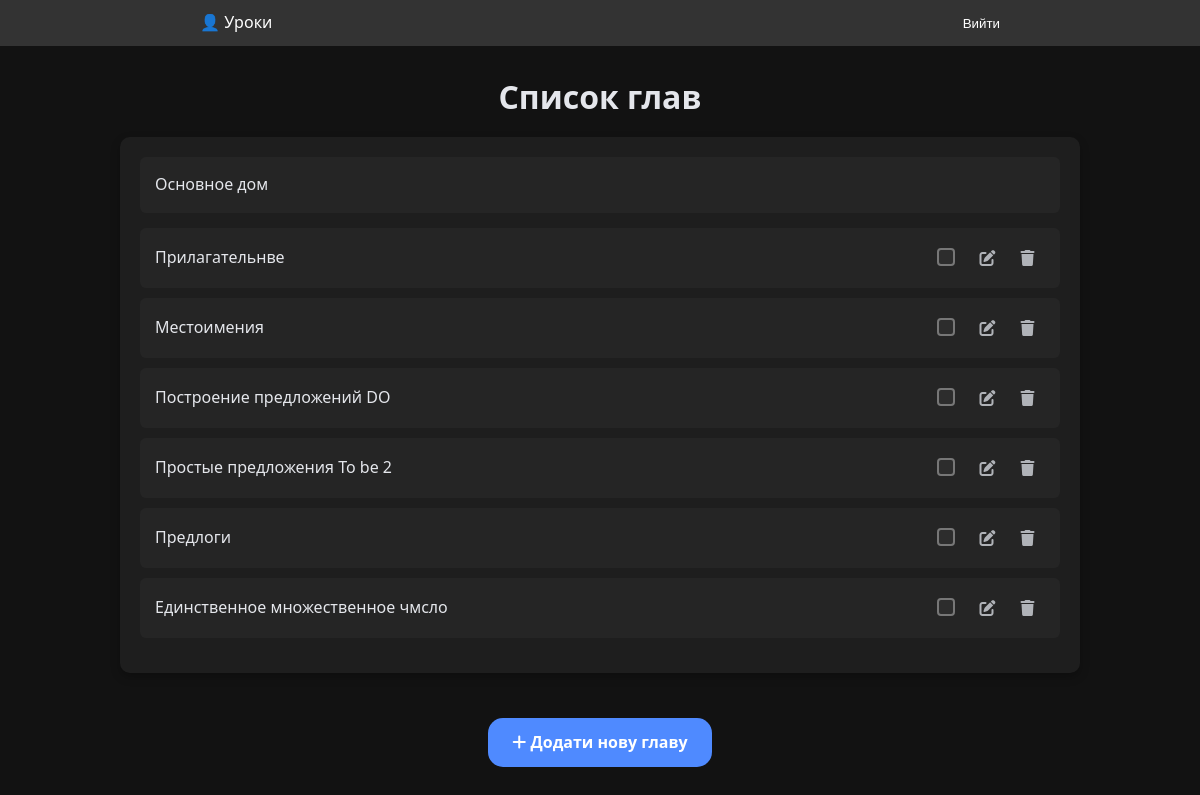
Screenshot of / (signed in) with the database file from the repository.
### trainer/models.py (models this page shows, shortened)
class Section(models.Model):
    name = models.CharField(max_length=255)
    user = models.ForeignKey(User, on_delete=models.CASCADE, blank=True, null=True)

### trainer/views.py (the view)
# urls.py: path('', views.section, name='index'),
@login_required(login_url="/login/")
def section(request):
    sections = Section.objects.filter(user__isnull=True)
    user_sections = Section.objects.filter(user=request.user)
    section_content_type = ContentType.objects.get_for_model(Section)
    selected_section_ids = UserSelection.objects.filter(
        user=request.user,
        content_type=section_content_type,
        object_id__in=[s.id for s in user_sections]
    ).values_list('object_id', flat=True)
    return render(
        request,
        "sections.html",
        context={
            "sections": sections,
            "user_sections": user_sections,
            "selected_section_ids": set(selected_section_ids),
        },
    )

### trainer/templates/sections.html (shortened to what this page needs)
{% extends "base.html" %}
{% block extra_styles %}
<link rel="stylesheet" href="/static/css/rooms.css">
<link rel="stylesheet" href="https://cdnjs.cloudflare.com/ajax/libs/font-awesome/6.1.1/css/all.min.css">
{% endblock %}
{% block content %}
<div class="container">
    <h1>Список глав</h1>
    {% if sections %}
    <div class="section-card">
        <ul class="room-list" id="roomList">
            {% for section in sections %}
            <a href="{% url 'chapters' section.id %}">
                <li class="room-item">
                    <span>{{ section.name }}</span>
                </li>
            </a>
            {% endfor %}
        </ul>
    {% endif %}
        <ul class="room-list" id="roomUserList">
            {% if user_sections %}
                {% for section in user_sections %}
                    <li class="room-item" data-room-id="{{ section.id }}">
                        <label class="custom-checkbox-label">
                            <div class="item-content">
                                <a href="{% url 'chapters' section.id %}">
                                    <span>
                                            {{ section.name }}
                                    </span>
                                </a>
                            </div>
                        </label>
                        <div class="room-actions">
                            <label class="checkbox-wrapper">
                                <span class="checkmark"></span>
                            </label>
                            <button class="icon-btn edit-room" room-id="{{ section.id }}" room-name="{{ section.name }}">
                                <i class="fas fa-edit"></i>
                            </button>
                            <button class="icon-btn delete-room" onclick="deleteRoom({{ section.id }})">
                                <i class="fas fa-trash"></i>
                            </button>
                        </div>
                    </li>
                {% endfor %}
            {% else %}
                <div class="empty-state">
                    <i class="fas fa-info-circle"></i>
                    <p>Ви ще не маєте глав</p>
                </div>
            {% endif %}
        </ul>
    </div>
</div>
    <div class="add-room">
        <a href="javascript:void(0);" onclick="showAddRoomForm()">
            <i class="fas fa-plus"></i> Додати нову главу
        </a>
    </div>
{% endblock %}

### trainer/templates/base.html (shortened to what this page needs)
{% load static %}
<!DOCTYPE html>
<html lang="uk">
<head>
    <link rel="stylesheet" href="{% static 'css/custom_checkbox.css' %}">
    {% block extra_styles %}{% endblock %}
</head>
<body>
    {% if user.is_authenticated %}
    <header style="background: #333; color: white; padding: 10px;">
        <div style="max-width: 800px; margin: auto; display: flex; justify-content: space-between;">
            <div>👤 {{ user.username }}</div>
            <div>
                <form method="post" action="{% url 'logout' %}">
                    <button type="submit" style="background: none; border: none; color: white; cursor: pointer;">Вийти</button>
                </form>
            </div>
        </div>
    </header>
    {% endif %}
    {% block content %}{% endblock %}
</body>
</html>

### trainer/static/css/custom_checkbox.css (style rules this page uses)
.checkbox-wrapper { position: relative; display: inline-block; vertical-align: middle; }
.checkbox-wrapper .checkmark { position: relative; display: inline-block; height: 18px; width: 18px; margin-right: 10px; background-color: #2d2d2d; border: 2px solid var(--text-muted); border-radius: 4px; transition: all 0.2s ease; vertical-align: middle; }
.checkbox-wrapper .checkmark:after { content: ""; position: absolute; display: none; width: 5px; height: 10px; border: solid #b0b3b8; border-width: 0 2px 2px 0; transform: rotate(45deg); top: 50%; left: 50%; transform: translate(-50%, -50%) rotate(45deg); }
.custom-checkbox-label { display: flex; align-items: center; cursor: pointer; gap: var(--spacing-sm); }

### trainer/static/css/rooms.css (style rules this page uses)
:root { --bg-primary: #121212; --bg-secondary: #1e1e1e; --bg-elevated: #252525; --text-primary: #e4e6eb; --text-secondary: #b0b3b8; --text-muted: #777; --border-color: #333; --accent-primary: #4f8aff; --accent-secondary: #3a6fc7; --success-color: #4caf50; --error-color: #e53935; --warning-color: #ff9800; --card-shadow: 0 4px 10px rgba(0, 0, 0, 0.25); --border-radius-sm: 6px; --border-radius-md: 10px; --border-radius-lg: 15px; --spacing-xs: 5px; --spacing-sm: 10px; --spacing-md: 15px; --spacing-lg: 20px; --spacing-xl: 30px; --font-size-xs: 12px; --font-size-sm: 14px; --font-size-md: 16px; --font-size-lg: 18px; --font-size-xl: 24px; --font-size-xxl: 32px; --transition-speed: 0.3s; }
* { box-sizing: border-box; margin: 0; padding: 0; }
body { font-family: 'Segoe UI', Roboto, 'Helvetica Neue', Arial, sans-serif; background-color: var(--bg-primary); color: var(--text-primary); line-height: 1.6; min-height: 100vh; display: flex; flex-direction: column; position: relative; }
a { text-decoration: none; }
.container { width: 100%; max-width: 1000px; margin: 0 auto; padding: 0 var(--spacing-lg); }
h1, h2, h3, h4 { font-weight: 600; line-height: 1.3; margin-bottom: var(--spacing-md); color: var(--text-primary); }
h1 { font-size: var(--font-size-xxl); margin-top: var(--spacing-xl); margin-bottom: var(--spacing-lg); text-align: center; }
.section-card { background-color: var(--bg-secondary); border-radius: var(--border-radius-md); box-shadow: var(--card-shadow); margin-bottom: var(--spacing-xl); padding: var(--spacing-lg); overflow: hidden; }
.room-list { list-style: none; padding: 0; margin-bottom: var(--spacing-md); }
.room-item { display: flex; justify-content: space-between; align-items: center; padding: var(--spacing-md); border-radius: var(--border-radius-sm); background-color: var(--bg-elevated); margin-bottom: var(--spacing-sm); transition: all 0.2s ease; animation: fadeIn 0.5s; }
.room-item span { font-size: var(--font-size-md); font-weight: 500; color: var(--text-primary); flex-grow: 1; }
.room-actions { display: flex; gap: var(--spacing-sm); }
.room-actions button, .room-actions a { background: transparent; border: none; color: var(--text-secondary); font-size: var(--font-size-md); cursor: pointer; transition: all 0.2s ease; display: flex; align-items: center; width: 30px; height: 30px; justify-content: center; text-decoration: none; }
.room-actions button i, .room-actions a i { margin-right: 5px; }
.add-room { margin: var(--spacing-md) 0 var(--spacing-lg); text-align: center; }
.add-room a { display: inline-block; padding: 12px 24px; background-color: var(--accent-primary); color: white; font-weight: 600; border-radius: var(--border-radius-lg); text-decoration: none; transition: all 0.2s ease; font-size: var(--font-size-md); }

### rows the page displays
Section: name "Основное дом"
Section: name "Прилагательнве"
Section: name "Местоимения"
Section: name "Построение предложений DO"
Section: name "Простые предложения To be 2"
Section: name "Предлоги"
Section: name "Единственное множественное чмсло"

### other values shown
{{ user.username }} "Уроки"
